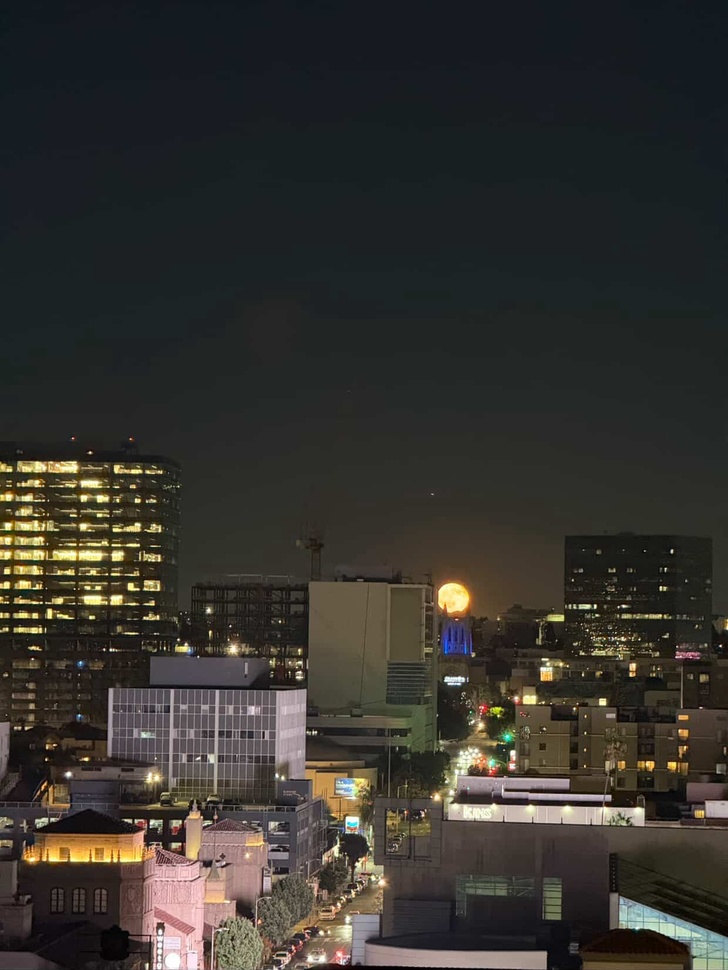
#> input picture sunset 1.jpg, 728 x 970 px, shrunk from 1240 x 1653 before the run
$ python create_gif.py
#> lines starting #> are read from the running program, lines starting #| are printed output that depends on the picture
# Creating a Gif with Python!

import imageio.v3 as iio

filenames = ['sunset 1.jpg', 'sunset 2.jpg']
images = []

for filename in filenames:
    images.append(iio.imread(filename))

iio.imwrite('sunset.gif', images, duration = 500, loop = 0)
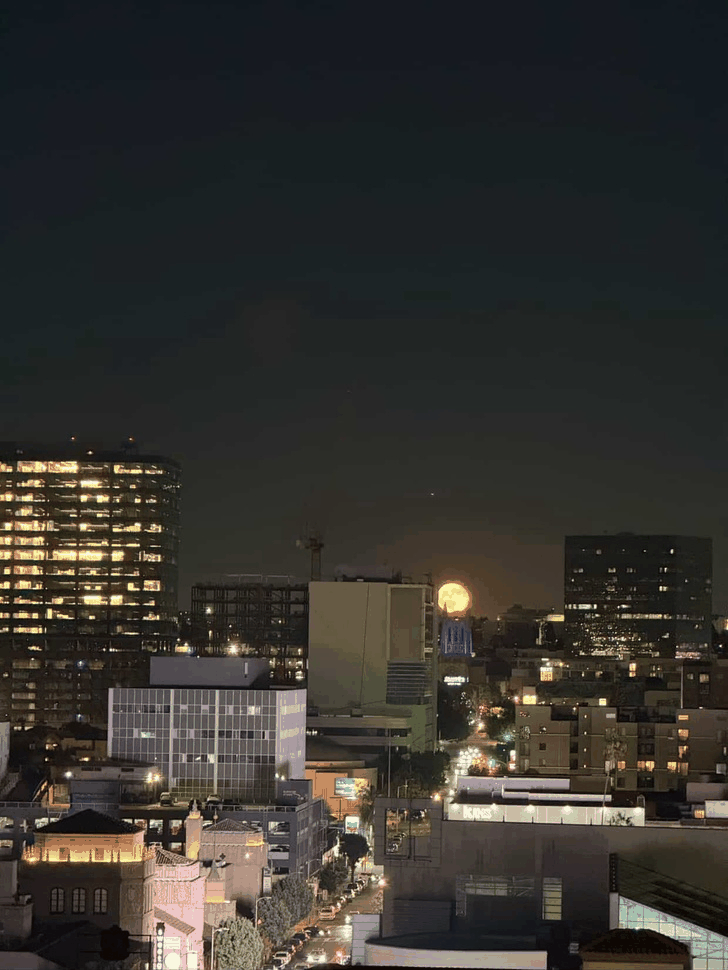
#> saved as sunset.gif: shape (970, 728, 3); mean R, G, B 53.7, 51.6, 47.3
